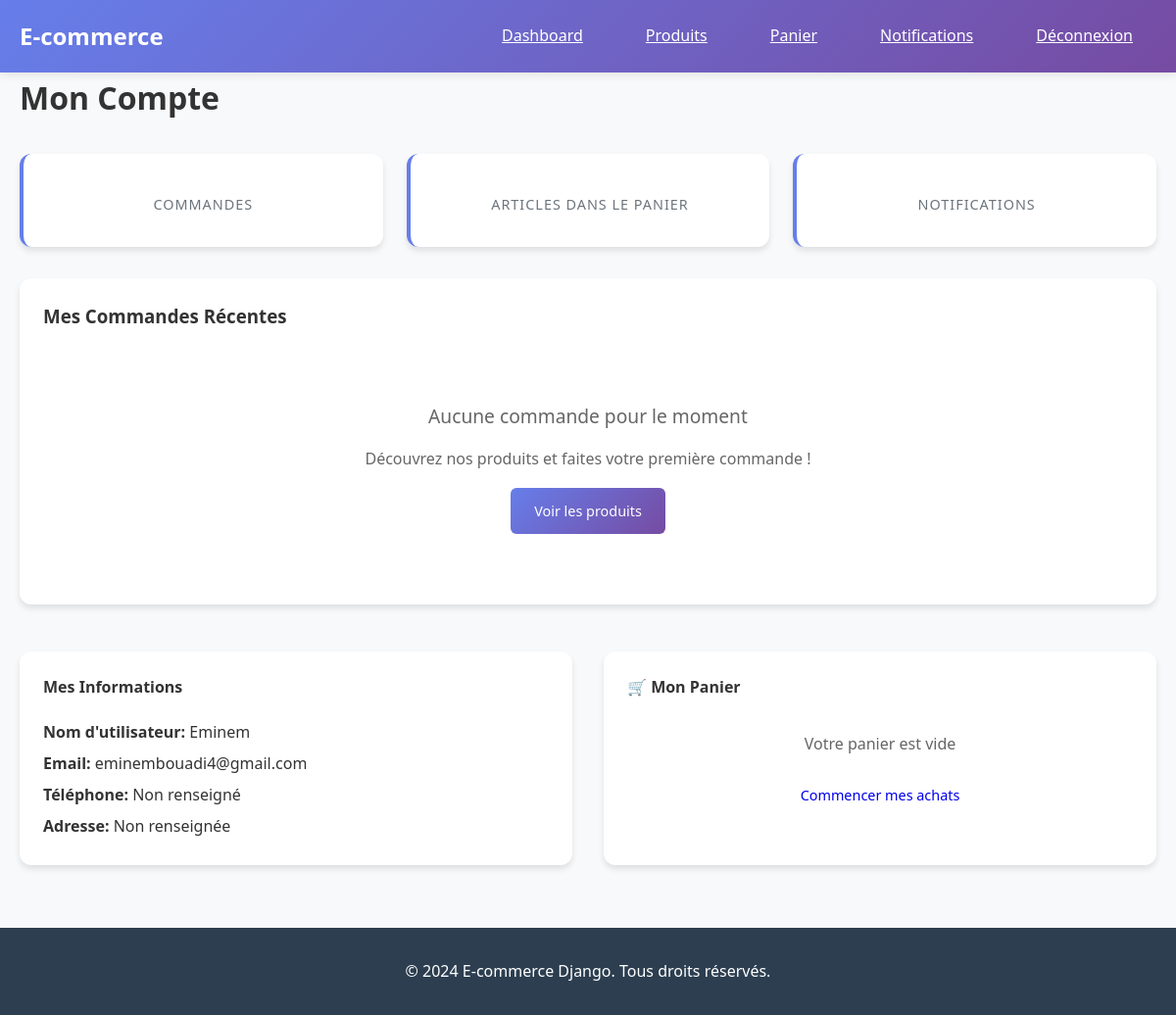
Screenshot of /dashboard/ (signed in) with the database file from the repository.
### shop/models.py (models this page shows, shortened)
class CustomUser(AbstractUser):
    USER_TYPE_CHOICES = (
        ('client', 'Client'),
        ('vendeur', 'Vendeur'),
    )
    user_type = models.CharField(max_length=10, choices=USER_TYPE_CHOICES, default='client')
    phone = models.CharField(max_length=20, blank=True)
    address = models.TextField(blank=True)
    is_approved = models.BooleanField(default=False)  # Pour valider les vendeurs
    date_joined = models.DateTimeField(default=timezone.now)

### shop/views.py (the view, shortened to what this page needs)
# urls.py: path('dashboard/', views.dashboard, name='dashboard'),
@login_required
def dashboard(request):
    if request.user.user_type == 'vendeur':
        products = Product.objects.filter(vendeur=request.user)
        total_products = products.count()
        low_stock_products = products.filter(stock__lt=10).count()
        orders = OrderItem.objects.filter(product__vendeur=request.user)
        total_sales = orders.aggregate(total=Sum('price'))['total'] or 0
        recent_orders = Order.objects.filter(
            items__product__vendeur=request.user
        ).distinct().order_by('-created_at')[:5]
        context = {
            'total_products': total_products,
            'low_stock_products': low_stock_products,
            'total_sales': total_sales,
            'recent_orders': recent_orders,
            'products': products[:5],
        }
        return render(request, 'dashboard/vendeur.html', context)
    elif request.user.user_type == 'client':
        orders = Order.objects.filter(user=request.user).order_by('-created_at')[:5]
        return render(request, 'dashboard/client.html', {'orders': orders})

### templates/dashboard/client.html (shortened to what this page needs)
{% extends 'base.html' %}
{% block content %}
<h1 style="margin-bottom: 2rem;"> Mon Compte</h1>
<div class="stats-grid">
    <div class="stat-card">
        <div class="stat-label">Commandes</div>
    </div>
    <div class="stat-card">
        <div class="stat-label">Articles dans le panier</div>
    </div>
    <div class="stat-card">
        <div class="stat-label">Notifications</div>
    </div>
</div>
<div class="card">
    <h3 style="margin-bottom: 1.5rem;"> Mes Commandes Récentes</h3>
    {% if orders %}
    <div class="table">
        <table style="width: 100%;">
            <thead>
                <tr>
                    <th>N° Commande</th>
                    <th>Date</th>
                    <th>Montant</th>
                    <th>Statut</th>
                    <th>Actions</th>
                </tr>
            </thead>
            <tbody>
                {% for order in orders %}
                <tr>
                    <td><strong>#{{ order.order_number }}</strong></td>
                    <td>{{ order.created_at|date:"d/m/Y" }}</td>
                    <td>{{ order.total_amount }} €</td>
                    <td>
                        <span class="badge {% if order.status == 'livre' %}badge-success{% elif order.status == 'annule' %}badge-danger{% else %}badge-warning{% endif %}">
                            {{ order.get_status_display }}
                        </span>
                    </td>
                    <td>
                        <a href="{% url 'order_detail' order.id %}" class="btn" style="padding: 0.25rem 0.5rem; font-size: 0.8rem;">Voir</a>
                    </td>
                </tr>
                {% endfor %}
            </tbody>
        </table>
    </div>
    {% else %}
    <div style="text-align: center; padding: 3rem; color: #666;">
        <p style="font-size: 1.2rem; margin-bottom: 1rem;"> Aucune commande pour le moment</p>
        <p>Découvrez nos produits et faites votre première commande !</p>
        <a href="{% url 'product_list' %}" class="btn btn-primary" style="margin-top: 1rem;">Voir les produits</a>
    </div>
    {% endif %}
</div>
<div style="display: grid; grid-template-columns: 1fr 1fr; gap: 2rem; margin-top: 2rem;">
    <div class="card">
        <h4 style="margin-bottom: 1rem;"> Mes Informations</h4>
        <div style="line-height: 2;">
            <div><strong>Nom d'utilisateur:</strong> {{ user.username }}</div>
            <div><strong>Email:</strong> {{ user.email }}</div>
            <div><strong>Téléphone:</strong> {{ user.phone|default:"Non renseigné" }}</div>
            <div><strong>Adresse:</strong> {{ user.address|default:"Non renseignée"|truncatewords:10 }}</div>
        </div>
    </div>
    <div class="card">
        <h4 style="margin-bottom: 1rem;">🛒 Mon Panier</h4>
        {% with cart=user.cart %}
            {% if cart.items.count > 0 %}
            <div style="margin-bottom: 1rem;">
                <div><strong>Articles:</strong> {{ cart.total_items }}</div>
                <div><strong>Total:</strong> {{ cart.total_price }} €</div>
            </div>
            <a href="{% url 'cart_view' %}" class="btn btn-primary" style="width: 100%;">Voir mon panier</a>
            {% else %}
            <p style="text-align: center; color: #666; padding: 1rem;">Votre panier est vide</p>
            <a href="{% url 'product_list' %}" class="btn" style="width: 100%;">Commencer mes achats</a>
            {% endif %}
        {% endwith %}
    </div>
</div>
{% endblock %}

### templates/base.html (style rules this page uses)
* { margin: 0; padding: 0; box-sizing: border-box; }
body { font-family: 'Segoe UI', Tahoma, Geneva, Verdana, sans-serif; line-height: 1.6; color: #333; background-color: #f8f9fa; }
.btn { display: inline-block; padding: 0.75rem 1.5rem; border: none; border-radius: 6px; text-decoration: none; text-align: center; font-size: 0.9rem; cursor: pointer; transition: all 0.3s ease; }
.btn-primary { background: linear-gradient(135deg, #667eea 0%, #764ba2 100%); color: white; }
.card { background: white; border-radius: 12px; padding: 1.5rem; margin: 1rem 0; box-shadow: 0 4px 6px rgba(0, 0, 0, 0.1); transition: transform 0.3s ease, box-shadow 0.3s ease; }
.stats-grid { display: grid; grid-template-columns: repeat(auto-fit, minmax(200px, 1fr)); gap: 1.5rem; margin: 2rem 0; }
.stat-card { background: white; padding: 2rem; border-radius: 12px; text-align: center; box-shadow: 0 4px 6px rgba(0, 0, 0, 0.1); border-left: 4px solid #667eea; }
.stat-label { color: #6c757d; font-size: 0.9rem; text-transform: uppercase; letter-spacing: 1px; }

### rows the page displays
CustomUser: username "Eminem", email "eminembouadi4@gmail.com", phone "Non renseigné", address "Non renseignée"
